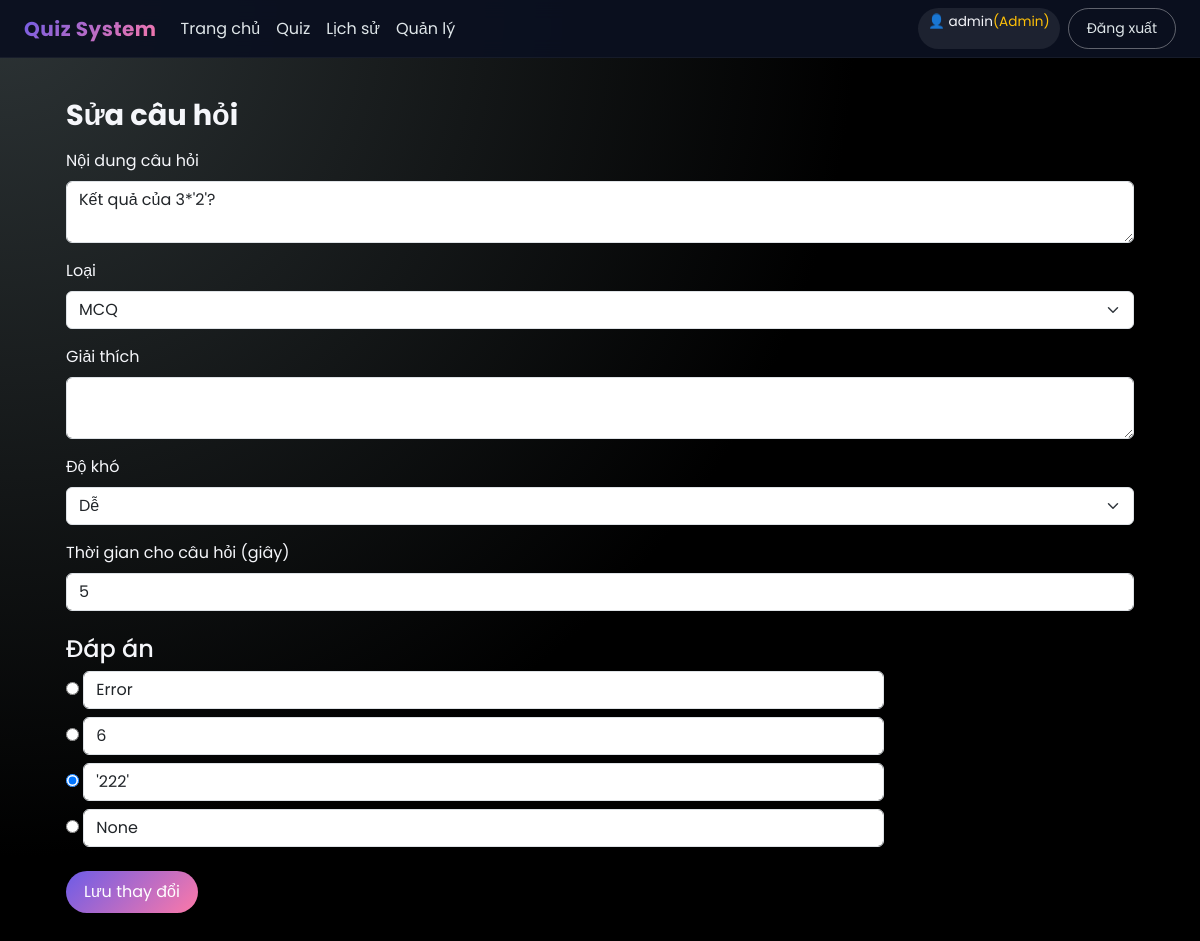
Screenshot of /quiz/admin/questions/2/edit (signed in) with the database file from the repository.
### app/models.py (models this page shows, shortened)
class User(UserMixin, db.Model):
    __tablename__ = "users"
    id = db.Column(db.Integer, primary_key=True)
    username = db.Column(db.String(64), unique=True, index=True, nullable=False)
    email = db.Column(db.String(120), unique=True, index=True, nullable=False)
    password_hash = db.Column(db.String(256), nullable=False)
    role = db.Column(db.String(20), default="student")  # student / admin
    submissions = db.relationship("Submission", backref="user", lazy="dynamic")
    certificates = db.relationship("Certificate", backref="user", lazy="dynamic")

class Question(db.Model):
    __tablename__ = "questions"
    id = db.Column(db.Integer, primary_key=True)
    quiz_id = db.Column(db.Integer, db.ForeignKey("quizzes.id"), nullable=False)
    type = db.Column(db.String(20), default="mcq")  # mcq / true_false / fill_in / essay
    content = db.Column(db.Text, nullable=False)
    explanation = db.Column(db.Text)  # giải thích đáp án
    difficulty = db.Column(db.String(20))  # easy / medium / hard
    time_limit = db.Column(db.Integer)  # giây, optional
    choices = db.relationship("Choice", backref="question", lazy="dynamic")
    answers = db.relationship("Answer", backref="question", lazy="dynamic")

class Choice(db.Model):
    __tablename__ = "choices"
    id = db.Column(db.Integer, primary_key=True)
    question_id = db.Column(db.Integer, db.ForeignKey("questions.id"), nullable=False)
    content = db.Column(db.Text, nullable=False)
    is_correct = db.Column(db.Boolean, default=False)

### app/quiz/routes.py (the view, shortened to what this page needs)
@quiz_bp.route("/admin/questions/<int:question_id>/edit", methods=["GET", "POST"])
@admin_required
def edit_question(question_id):
    q = Question.query.get_or_404(question_id)
    quiz = q.quiz
    choices = Choice.query.filter_by(question_id=q.id).all()
    return render_template(
        "quiz/edit_question.html",
        quiz=quiz,
        question=q,
        choices=choices,
    )

### app/models.py (called while the page is built)
@login.user_loader
def load_user(user_id):
    return User.query.get(int(user_id))

### app/quiz/routes.py (called while the page is built)
def admin_required(f):
    @wraps(f)
    @login_required
    def decorated(*args, **kwargs):
        if current_user.role != "admin":
            abort(403)
        return f(*args, **kwargs)
    return decorated

### app/templates/quiz/edit_question.html (shortened to what this page needs)
{% extends "base.html" %}
{% block content %}
<h2 class="page-title mb-3">Sửa câu hỏi</h2>
<form method="POST">
    <label class="form-label">Nội dung câu hỏi</label>
    <textarea name="content" class="form-control mb-3">{{ question.content }}</textarea>
    <label class="form-label">Loại</label>
    <select name="type" class="form-select mb-3">
        <option value="mcq" {% if question.type=='mcq' %}selected{% endif %}>MCQ</option>
    </select>
    <label class="form-label">Giải thích</label>
    <textarea name="explanation" class="form-control mb-3">{{ question.explanation }}</textarea>
    <label class="form-label">Độ khó</label>
    <select name="difficulty" class="form-select mb-3">
        <option value="easy" {% if question.difficulty=='easy' %}selected{% endif %}>Dễ</option>
    </select>
    <label class="form-label">Thời gian cho câu hỏi (giây)</label>
    <input type="number" name="time_limit" class="form-control mb-4" value="{{ question.time_limit or '' }}">
    {% if question.type != 'essay' %}
    <h4 class="mt-3">Đáp án</h4>
    {% for c in choices %}
        <div class="mb-2">
            <input type="radio" name="correct_choice" value="{{ loop.index }}"
                   {% if c.is_correct %}checked{% endif %}>
            <input type="text" class="form-control d-inline-block w-75"
                   name="choice_{{ loop.index }}" value="{{ c.content }}">
        </div>
    {% endfor %}
    {% endif %}
    <button class="btn btn-primary-soft mt-3">Lưu thay đổi</button>
</form>
{% endblock %}

### app/templates/base.html (shortened to what this page needs)
<!doctype html>
<html lang="vi">
<head>
    <link href="https://cdn.jsdelivr.net/npm/bootstrap@5.3.3/dist/css/bootstrap.min.css" rel="stylesheet">
</head>
<body>
    <nav class="navbar navbar-expand-lg navbar-custom">
        <div class="container-fluid px-3 px-md-4">
            <a class="navbar-brand" href="{{ url_for('quiz.home') }}">Quiz System</a>
            <div class="collapse navbar-collapse" id="navbarMain">
                <ul class="navbar-nav me-auto mb-2 mb-lg-0">
                    {% if current_user.is_authenticated %}
                        <li class="nav-item"><a class="nav-link" href="{{ url_for('quiz.home') }}">Trang chủ</a></li>
                        <li class="nav-item"><a class="nav-link" href="{{ url_for('quiz.quiz_list') }}">Quiz</a></li>
                        <li class="nav-item"><a class="nav-link" href="{{ url_for('quiz.history') }}">Lịch sử</a></li>
                        {% if current_user.role == 'admin' %}
                            <li class="nav-item"><a class="nav-link" href="{{ url_for('quiz.manage_quizzes') }}">Quản lý</a></li>
                        {% endif %}
                    {% endif %}
                </ul>
                <div class="d-flex gap-2">
                    {% if current_user.is_authenticated %}
                        <span class="pill-username">👤 {{ current_user.username }}{% if current_user.role == "admin" %}<span class="text-warning">(Admin)</span>{% endif %}</span>
                        <a href="{{ url_for('auth.logout') }}" class="btn btn-outline-soft btn-sm">Đăng xuất</a>
                    {% else %}
                        <a href="{{ url_for('auth.login') }}" class="btn btn-outline-soft btn-sm">Đăng nhập</a>
                        <a href="{{ url_for('auth.register') }}" class="btn btn-primary-soft btn-sm">Đăng ký</a>
                    {% endif %}
                </div>
            </div>
        </div>
    </nav>
    <div class="main-wrapper">
        {% block content %}{% endblock %}
    </div>
</body>
</html>

### app/templates/base.html (style rules this page uses)
:root { --gradient-main: linear-gradient(135deg, #6c5ce7, #fd79a8); --gradient-alt: linear-gradient(135deg, #00cec9, #0984e3); --bg-dark: #0b1020; --card-bg: #161b2b; --accent: #fd79a8; }
* { box-sizing: border-box; }
body { font-family: "Poppins", sans-serif; background: radial-gradient(circle at top left, #2d3436 0, #000 55%); color: #f5f6fa; margin: 0; min-height: 100vh; }
.navbar-custom { background: rgba(11,16,32,0.95); backdrop-filter: blur(10px); border-bottom: 1px solid rgba(255,255,255,0.05); }
.navbar-brand { font-weight: 700; letter-spacing: .5px; background: var(--gradient-main); -webkit-background-clip: text; color: transparent; }
.nav-link { color: #dfe6e9 !important; }
.pill-username { padding: 4px 10px; border-radius: 999px; background: rgba(255,255,255,0.08); font-size: .85rem; }
.main-wrapper { max-width: 1100px; margin: 40px auto; padding: 0 16px 40px; }
.page-title { font-size: 1.8rem; font-weight: 700; }
.btn-primary-soft { border-radius: 999px; padding: 9px 18px; border: none; background: var(--gradient-main); color: #fff; box-shadow: 0 8px 20px rgba(0,0,0,0.6); }
.btn-outline-soft { border-radius: 999px; padding: 9px 18px; border: 1px solid rgba(255,255,255,0.35); color: #dfe6e9; background: transparent; }

### rows the page displays
User: username "admin"
Question: content "Kết quả của 3*'2'?", type "MCQ", difficulty "Dễ", time_limit "5"
Choice: content "Error"
Choice: content "6"
Choice: is_correct "☑", content "'222'"
Choice: content "None"
